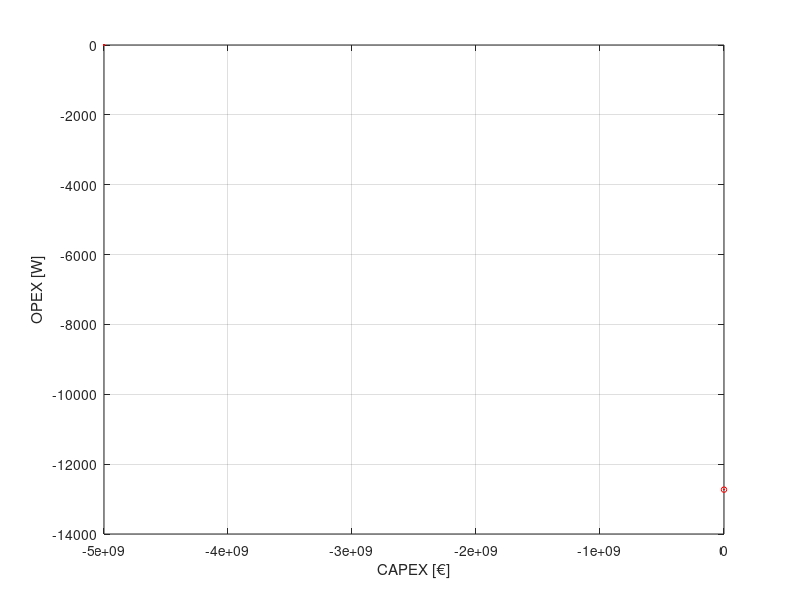

Recreate this plot in MATLAB. (Note: this script raises an error after producing the figure.)
% Plots MOPSO results of a bi-objetive optimization
%
% REQUIRED: MOPSO_AUBRY_20141021
%
% AUTHOR: 20230306, L.Queval (loic.queval@gmail.com)

clear all, close all, clc
addpath('Results\')

% Parameters
simout = load('Resultat_MOPSO_TEMP.mat'); %

% Display pareto front data

TAB_Pareto = [
    %nb, variables', f(:,k)', g(:,k)', Divers(:,k)'
    num2str([[1:size(simout.Front_Pareto_Parametres,2)]', simout.Front_Pareto_Parametres', simout.Front_Pareto_Objectifs', simout.Front_Pareto_Contraintes']);
    ];
format short g, disp(TAB_Pareto)

% Pareto front

figure(1),grid on,hold on,box on
    plot(simout.Front_Pareto_Objectifs(1,:),simout.Front_Pareto_Objectifs(2,:),'-or','Markersize',4, 'DisplayName',''); %pareto
    plot(simout.Memoires_Objectifs(1,:),simout.Memoires_Objectifs(2,:),'.r','Markersize',4); %memory
xlabel('CAPEX [€]');
ylabel('OPEX [W]');
legend('off');

%% tracer 2 fronts sur même graphe
% Parameters
simout = load('opti alpha ntlt.mat'); %

% Pareto front

figure(1),grid on,hold on,box on
    plot(simout.Front_Pareto_Objectifs(2,:),simout.Front_Pareto_Objectifs(1,:),'-ob','Markersize',4,'DisplayName','Moins de points et d itérations'); %pareto
    plot(simout.Memoires_Objectifs(2,:),simout.Memoires_Objectifs(1,:),'.b','Markersize',4); %memory

%% Opti variables
close(figure(2))
simout = load('Resultat_MOPSO_TEMP.mat');
Nb_variables = size(simout.Front_Pareto_Parametres,1);

figure(2)

for k = 1:Nb_variables
    subplot(Nb_variables,1,k), grid on, hold on, box on
    plot(simout.Front_Pareto_Objectifs(2,:),simout.Front_Pareto_Parametres(k,:),'or','Markersize',4); %variables
    xlabel('f_1 []');
    ylabel(strcat('x_',string(k),' []'));
end
